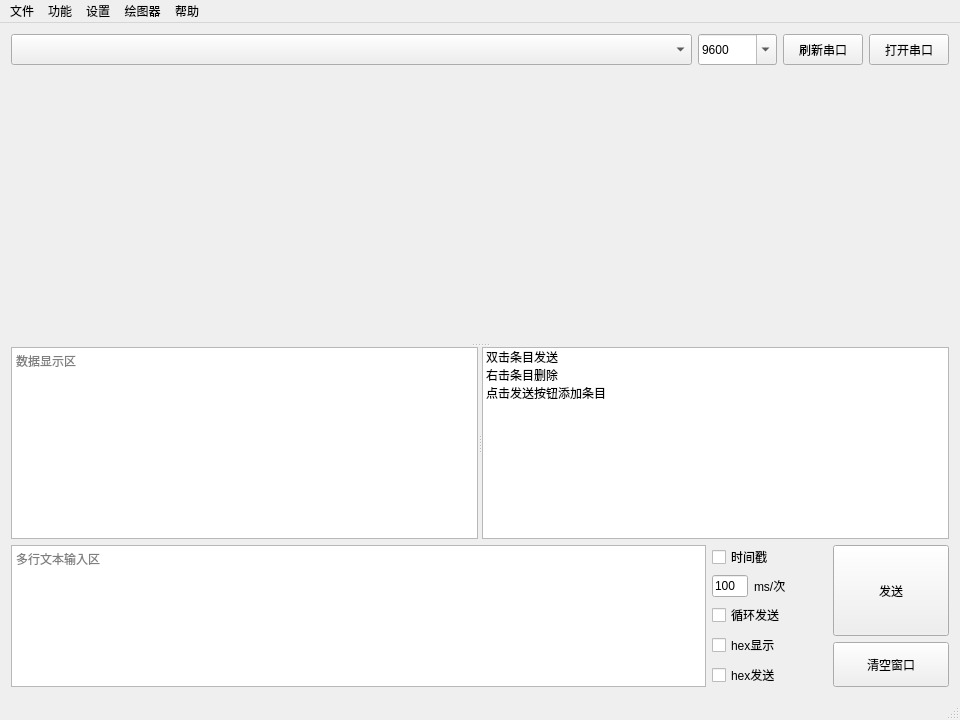
<?xml version="1.0" encoding="UTF-8"?>
<ui version="4.0">
 <class>MainWindow</class>
 <widget class="QMainWindow" name="MainWindow">
  <property name="geometry">
   <rect>
    <x>0</x>
    <y>0</y>
    <width>960</width>
    <height>720</height>
   </rect>
  </property>
  <property name="windowTitle">
   <string>串口调试助手</string>
  </property>
  <widget class="QWidget" name="centralWidget">
   <layout class="QGridLayout" name="gridLayout" rowstretch="1,15,0,1">
    <item row="3" column="0">
     <layout class="QHBoxLayout" name="horizontalLayout_3" stretch="6,1,1">
      <item>
       <widget class="QTextEdit" name="textEdit">
        <property name="documentTitle">
         <string/>
        </property>
        <property name="html">
         <string>&lt;!DOCTYPE HTML PUBLIC &quot;-//W3C//DTD HTML 4.0//EN&quot; &quot;http://www.w3.org/TR/REC-html40/strict.dtd&quot;&gt;
&lt;html&gt;&lt;head&gt;&lt;meta name=&quot;qrichtext&quot; content=&quot;1&quot; /&gt;&lt;style type=&quot;text/css&quot;&gt;
p, li { white-space: pre-wrap; }
&lt;/style&gt;&lt;/head&gt;&lt;body style=&quot; font-family:'SimSun'; font-size:9pt; font-weight:400; font-style:normal;&quot;&gt;
&lt;p style=&quot;-qt-paragraph-type:empty; margin-top:0px; margin-bottom:0px; margin-left:0px; margin-right:0px; -qt-block-indent:0; text-indent:0px; font-family:'SimSun';&quot;&gt;&lt;br /&gt;&lt;/p&gt;&lt;/body&gt;&lt;/html&gt;</string>
        </property>
        <property name="placeholderText">
         <string>多行文本输入区</string>
        </property>
       </widget>
      </item>
      <item>
       <layout class="QVBoxLayout" name="verticalLayout">
        <item>
         <widget class="QCheckBox" name="timeStampCheckBox">
          <property name="sizePolicy">
           <sizepolicy hsizetype="Minimum" vsizetype="Expanding">
            <horstretch>0</horstretch>
            <verstretch>0</verstretch>
           </sizepolicy>
          </property>
          <property name="text">
           <string>时间戳</string>
          </property>
         </widget>
        </item>
        <item>
         <layout class="QHBoxLayout" name="horizontalLayout" stretch="1,2">
          <item>
           <widget class="QLineEdit" name="sendInterval">
            <property name="sizePolicy">
             <sizepolicy hsizetype="Expanding" vsizetype="Expanding">
              <horstretch>0</horstretch>
              <verstretch>0</verstretch>
             </sizepolicy>
            </property>
            <property name="text">
             <string>100</string>
            </property>
           </widget>
          </item>
          <item>
           <widget class="QLabel" name="label">
            <property name="text">
             <string>ms/次</string>
            </property>
           </widget>
          </item>
         </layout>
        </item>
        <item>
         <widget class="QCheckBox" name="cycleSendCheck">
          <property name="sizePolicy">
           <sizepolicy hsizetype="Minimum" vsizetype="Expanding">
            <horstretch>0</horstretch>
            <verstretch>0</verstretch>
           </sizepolicy>
          </property>
          <property name="text">
           <string>循环发送</string>
          </property>
         </widget>
        </item>
        <item>
         <widget class="QCheckBox" name="hexDisplay">
          <property name="sizePolicy">
           <sizepolicy hsizetype="Minimum" vsizetype="Expanding">
            <horstretch>0</horstretch>
            <verstretch>0</verstretch>
           </sizepolicy>
          </property>
          <property name="text">
           <string>hex显示</string>
          </property>
         </widget>
        </item>
        <item>
         <widget class="QCheckBox" name="hexSend">
          <property name="sizePolicy">
           <sizepolicy hsizetype="Minimum" vsizetype="Expanding">
            <horstretch>0</horstretch>
            <verstretch>0</verstretch>
           </sizepolicy>
          </property>
          <property name="text">
           <string>hex发送</string>
          </property>
         </widget>
        </item>
       </layout>
      </item>
      <item>
       <layout class="QGridLayout" name="gridLayout_2" rowstretch="2,1">
        <item row="1" column="0">
         <widget class="QPushButton" name="clearWindows">
          <property name="sizePolicy">
           <sizepolicy hsizetype="Minimum" vsizetype="Expanding">
            <horstretch>0</horstretch>
            <verstretch>0</verstretch>
           </sizepolicy>
          </property>
          <property name="text">
           <string>清空窗口</string>
          </property>
         </widget>
        </item>
        <item row="0" column="0">
         <widget class="QPushButton" name="sendButton">
          <property name="sizePolicy">
           <sizepolicy hsizetype="Minimum" vsizetype="Expanding">
            <horstretch>0</horstretch>
            <verstretch>0</verstretch>
           </sizepolicy>
          </property>
          <property name="text">
           <string>发送</string>
          </property>
          <property name="default">
           <bool>false</bool>
          </property>
          <property name="flat">
           <bool>false</bool>
          </property>
         </widget>
        </item>
       </layout>
      </item>
     </layout>
    </item>
    <item row="0" column="0">
     <layout class="QHBoxLayout" name="horizontalLayout_0" stretch="1,0,0,0">
      <item>
       <widget class="QComboBox" name="comList">
        <property name="sizePolicy">
         <sizepolicy hsizetype="Preferred" vsizetype="Preferred">
          <horstretch>0</horstretch>
          <verstretch>0</verstretch>
         </sizepolicy>
        </property>
       </widget>
      </item>
      <item>
       <widget class="QComboBox" name="baudrateList">
        <property name="sizePolicy">
         <sizepolicy hsizetype="Preferred" vsizetype="Preferred">
          <horstretch>0</horstretch>
          <verstretch>0</verstretch>
         </sizepolicy>
        </property>
        <property name="editable">
         <bool>true</bool>
        </property>
        <property name="currentText">
         <string>9600</string>
        </property>
        <item>
         <property name="text">
          <string>9600</string>
         </property>
        </item>
        <item>
         <property name="text">
          <string>14400</string>
         </property>
        </item>
        <item>
         <property name="text">
          <string>19200</string>
         </property>
        </item>
        <item>
         <property name="text">
          <string>38400</string>
         </property>
        </item>
        <item>
         <property name="text">
          <string>57600</string>
         </property>
        </item>
        <item>
         <property name="text">
          <string>74880</string>
         </property>
        </item>
        <item>
         <property name="text">
          <string>115200</string>
         </property>
        </item>
        <item>
         <property name="text">
          <string>128000</string>
         </property>
        </item>
        <item>
         <property name="text">
          <string>230400</string>
         </property>
        </item>
        <item>
         <property name="text">
          <string>256000</string>
         </property>
        </item>
        <item>
         <property name="text">
          <string>460800</string>
         </property>
        </item>
        <item>
         <property name="text">
          <string>500000</string>
         </property>
        </item>
        <item>
         <property name="text">
          <string>512000</string>
         </property>
        </item>
        <item>
         <property name="text">
          <string>600000</string>
         </property>
        </item>
        <item>
         <property name="text">
          <string>921600</string>
         </property>
        </item>
        <item>
         <property name="text">
          <string>1000000</string>
         </property>
        </item>
        <item>
         <property name="text">
          <string>1500000</string>
         </property>
        </item>
        <item>
         <property name="text">
          <string>2000000</string>
         </property>
        </item>
       </widget>
      </item>
      <item>
       <widget class="QPushButton" name="refreshCom">
        <property name="sizePolicy">
         <sizepolicy hsizetype="Minimum" vsizetype="Preferred">
          <horstretch>0</horstretch>
          <verstretch>0</verstretch>
         </sizepolicy>
        </property>
        <property name="text">
         <string>刷新串口</string>
        </property>
       </widget>
      </item>
      <item>
       <widget class="QPushButton" name="comSwitch">
        <property name="sizePolicy">
         <sizepolicy hsizetype="Minimum" vsizetype="Preferred">
          <horstretch>0</horstretch>
          <verstretch>0</verstretch>
         </sizepolicy>
        </property>
        <property name="text">
         <string>打开串口</string>
        </property>
        <property name="checkable">
         <bool>true</bool>
        </property>
       </widget>
      </item>
     </layout>
    </item>
    <item row="1" column="0">
     <widget class="QSplitter" name="splitter_2">
      <property name="sizePolicy">
       <sizepolicy hsizetype="Expanding" vsizetype="Expanding">
        <horstretch>0</horstretch>
        <verstretch>0</verstretch>
       </sizepolicy>
      </property>
      <property name="minimumSize">
       <size>
        <width>0</width>
        <height>200</height>
       </size>
      </property>
      <property name="orientation">
       <enum>Qt::Vertical</enum>
      </property>
      <widget class="QCustomPlot" name="customPlot" native="true">
       <property name="sizePolicy">
        <sizepolicy hsizetype="Expanding" vsizetype="Expanding">
         <horstretch>0</horstretch>
         <verstretch>1</verstretch>
        </sizepolicy>
       </property>
      </widget>
      <widget class="QSplitter" name="splitter">
       <property name="minimumSize">
        <size>
         <width>0</width>
         <height>0</height>
        </size>
       </property>
       <property name="orientation">
        <enum>Qt::Horizontal</enum>
       </property>
       <widget class="QTextEdit" name="textBrowser">
        <property name="minimumSize">
         <size>
          <width>0</width>
          <height>0</height>
         </size>
        </property>
        <property name="documentTitle">
         <string/>
        </property>
        <property name="html">
         <string>&lt;!DOCTYPE HTML PUBLIC &quot;-//W3C//DTD HTML 4.0//EN&quot; &quot;http://www.w3.org/TR/REC-html40/strict.dtd&quot;&gt;
&lt;html&gt;&lt;head&gt;&lt;meta name=&quot;qrichtext&quot; content=&quot;1&quot; /&gt;&lt;style type=&quot;text/css&quot;&gt;
p, li { white-space: pre-wrap; }
&lt;/style&gt;&lt;/head&gt;&lt;body style=&quot; font-family:'SimSun'; font-size:9pt; font-weight:400; font-style:normal;&quot;&gt;
&lt;p style=&quot;-qt-paragraph-type:empty; margin-top:0px; margin-bottom:0px; margin-left:0px; margin-right:0px; -qt-block-indent:0; text-indent:0px; font-family:'SimSun';&quot;&gt;&lt;br /&gt;&lt;/p&gt;&lt;/body&gt;&lt;/html&gt;</string>
        </property>
        <property name="placeholderText">
         <string>数据显示区</string>
        </property>
       </widget>
       <widget class="QListWidget" name="multiString">
        <property name="minimumSize">
         <size>
          <width>0</width>
          <height>0</height>
         </size>
        </property>
        <property name="contextMenuPolicy">
         <enum>Qt::CustomContextMenu</enum>
        </property>
        <item>
         <property name="text">
          <string>双击条目发送</string>
         </property>
        </item>
        <item>
         <property name="text">
          <string>右击条目删除</string>
         </property>
        </item>
        <item>
         <property name="text">
          <string>点击发送按钮添加条目</string>
         </property>
        </item>
       </widget>
      </widget>
     </widget>
    </item>
   </layout>
  </widget>
  <widget class="QStatusBar" name="statusBar"/>
  <widget class="QMenuBar" name="menuBar">
   <property name="geometry">
    <rect>
     <x>0</x>
     <y>0</y>
     <width>960</width>
     <height>26</height>
    </rect>
   </property>
   <widget class="QMenu" name="settings">
    <property name="title">
     <string>设置</string>
    </property>
    <widget class="QMenu" name="textCode">
     <property name="title">
      <string>编码规则</string>
     </property>
     <addaction name="actionGBK"/>
     <addaction name="actionUTF8"/>
    </widget>
    <widget class="QMenu" name="enterStyle">
     <property name="title">
      <string>回车样式</string>
     </property>
     <addaction name="action_winLikeEnter"/>
     <addaction name="action_unixLikeEnter"/>
    </widget>
    <addaction name="actionCOM_Config"/>
    <addaction name="textCode"/>
    <addaction name="enterStyle"/>
    <addaction name="actionKeyWordHighlight"/>
    <addaction name="actionResetDefaultConfig"/>
   </widget>
   <widget class="QMenu" name="help">
    <property name="title">
     <string>帮助</string>
    </property>
    <addaction name="actionManual"/>
    <addaction name="actionUpdate"/>
    <addaction name="actionUsageStatic"/>
    <addaction name="actiondebug"/>
    <addaction name="actionAbout"/>
   </widget>
   <widget class="QMenu" name="file">
    <property name="title">
     <string>文件</string>
    </property>
    <addaction name="actionSaveOriginData"/>
    <addaction name="actionReadOriginData"/>
    <addaction name="separator"/>
    <addaction name="actionSaveShowedData"/>
    <addaction name="separator"/>
    <addaction name="actionSavePlotData"/>
    <addaction name="actionSavePlotAsPicture"/>
    <addaction name="separator"/>
    <addaction name="actionSendFile"/>
   </widget>
   <widget class="QMenu" name="function">
    <property name="title">
     <string>功能</string>
    </property>
    <addaction name="actionSTM32_ISP"/>
    <addaction name="actionMultiString"/>
   </widget>
   <widget class="QMenu" name="menu_2">
    <property name="title">
     <string>绘图器</string>
    </property>
    <widget class="QMenu" name="menu_3">
     <property name="title">
      <string>协议类型</string>
     </property>
     <addaction name="actionAscii"/>
     <addaction name="actionFloat"/>
    </widget>
    <widget class="QMenu" name="menu_4">
     <property name="title">
      <string>线型</string>
     </property>
     <addaction name="actionLinePlot"/>
     <addaction name="actionScatterLinePlot"/>
     <addaction name="actionScatterPlot"/>
    </widget>
    <addaction name="actionPlotterSwitch"/>
    <addaction name="menu_3"/>
    <addaction name="menu_4"/>
   </widget>
   <addaction name="file"/>
   <addaction name="function"/>
   <addaction name="settings"/>
   <addaction name="menu_2"/>
   <addaction name="help"/>
  </widget>
  <action name="actionAbout">
   <property name="text">
    <string>关于</string>
   </property>
  </action>
  <action name="actionUpdate">
   <property name="text">
    <string>检查更新</string>
   </property>
  </action>
  <action name="actionCOM_Config">
   <property name="text">
    <string>串口设置</string>
   </property>
   <property name="toolTip">
    <string>串口设置</string>
   </property>
  </action>
  <action name="actionManual">
   <property name="text">
    <string>使用教程</string>
   </property>
   <property name="toolTip">
    <string>使用教程</string>
   </property>
  </action>
  <action name="actionSaveOriginData">
   <property name="text">
    <string>保存原始数据</string>
   </property>
   <property name="toolTip">
    <string>保存所有字符</string>
   </property>
  </action>
  <action name="actionReadOriginData">
   <property name="text">
    <string>读取原始数据</string>
   </property>
   <property name="toolTip">
    <string>读取原始数据</string>
   </property>
  </action>
  <action name="actionUTF8">
   <property name="checkable">
    <bool>true</bool>
   </property>
   <property name="text">
    <string>UTF8</string>
   </property>
  </action>
  <action name="action_winLikeEnter">
   <property name="checkable">
    <bool>true</bool>
   </property>
   <property name="text">
    <string>\r\n</string>
   </property>
  </action>
  <action name="action_unixLikeEnter">
   <property name="checkable">
    <bool>true</bool>
   </property>
   <property name="text">
    <string>\n</string>
   </property>
  </action>
  <action name="actionSaveShowedData">
   <property name="text">
    <string>保存显示数据</string>
   </property>
   <property name="toolTip">
    <string>保存可见字符</string>
   </property>
  </action>
  <action name="actionSTM32_ISP">
   <property name="text">
    <string>STM32-ISP</string>
   </property>
  </action>
  <action name="actionMultiString">
   <property name="checkable">
    <bool>true</bool>
   </property>
   <property name="checked">
    <bool>true</bool>
   </property>
   <property name="text">
    <string>多字符串</string>
   </property>
  </action>
  <action name="actionPlotterSwitch">
   <property name="checkable">
    <bool>true</bool>
   </property>
   <property name="checked">
    <bool>true</bool>
   </property>
   <property name="text">
    <string>开启</string>
   </property>
  </action>
  <action name="actionAscii">
   <property name="checkable">
    <bool>true</bool>
   </property>
   <property name="checked">
    <bool>true</bool>
   </property>
   <property name="text">
    <string>Ascii</string>
   </property>
  </action>
  <action name="actionFloat">
   <property name="checkable">
    <bool>true</bool>
   </property>
   <property name="text">
    <string>Float</string>
   </property>
  </action>
  <action name="actionLinePlot">
   <property name="checkable">
    <bool>true</bool>
   </property>
   <property name="checked">
    <bool>true</bool>
   </property>
   <property name="text">
    <string>线图</string>
   </property>
  </action>
  <action name="actionScatterLinePlot">
   <property name="checkable">
    <bool>true</bool>
   </property>
   <property name="text">
    <string>点线图</string>
   </property>
  </action>
  <action name="actionScatterPlot">
   <property name="checkable">
    <bool>true</bool>
   </property>
   <property name="text">
    <string>散点图</string>
   </property>
  </action>
  <action name="actiondebug">
   <property name="checkable">
    <bool>true</bool>
   </property>
   <property name="text">
    <string>debug</string>
   </property>
  </action>
  <action name="actionResetDefaultConfig">
   <property name="checkable">
    <bool>true</bool>
   </property>
   <property name="text">
    <string>恢复默认设置</string>
   </property>
  </action>
  <action name="actionSavePlotData">
   <property name="text">
    <string>保存曲线数据</string>
   </property>
  </action>
  <action name="actionSavePlotAsPicture">
   <property name="text">
    <string>保存曲线图片</string>
   </property>
  </action>
  <action name="actionKeyWordHighlight">
   <property name="checkable">
    <bool>true</bool>
   </property>
   <property name="checked">
    <bool>true</bool>
   </property>
   <property name="text">
    <string>关键字高亮</string>
   </property>
  </action>
  <action name="actionUsageStatic">
   <property name="text">
    <string>使用统计</string>
   </property>
  </action>
  <action name="actionSendFile">
   <property name="text">
    <string>发送文件</string>
   </property>
  </action>
  <action name="actionGBK">
   <property name="checkable">
    <bool>true</bool>
   </property>
   <property name="checked">
    <bool>false</bool>
   </property>
   <property name="text">
    <string>GBK</string>
   </property>
  </action>
 </widget>
 <layoutdefault spacing="6" margin="11"/>
 <customwidgets>
  <customwidget>
   <class>QCustomPlot</class>
   <extends>QWidget</extends>
   <header>qcustomplot.h</header>
   <container>1</container>
  </customwidget>
 </customwidgets>
 <resources/>
 <connections/>
</ui>
